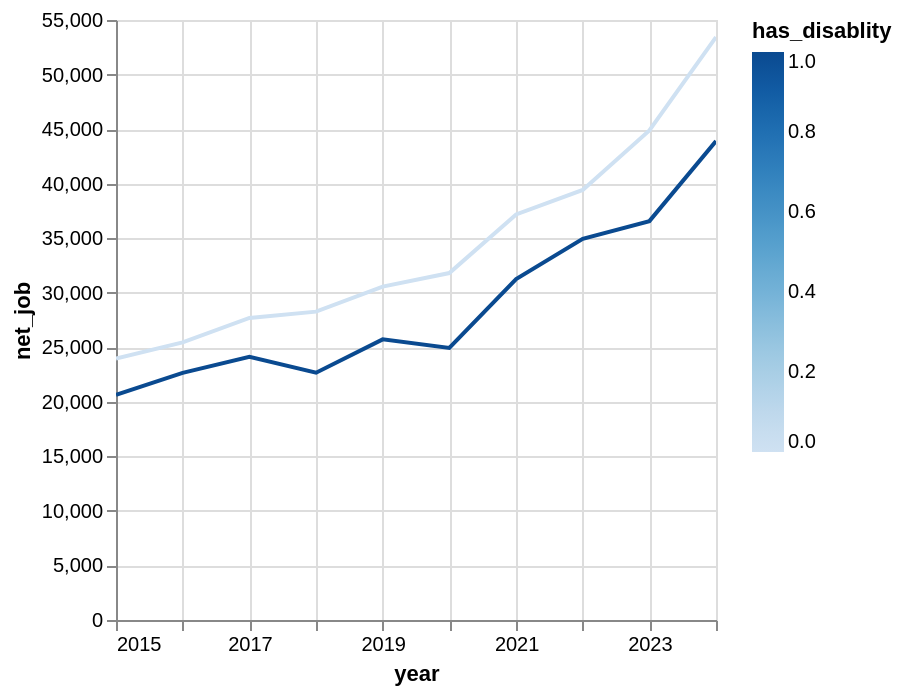

Notebook source saved alongside this figure:
### Code cell
(
    panel_common_2019_2020
        #.filter((pl.col('is_employed_no_disablity') == 1)|(pl.col('is_employed_has_disablity') == 1))
        .filter(pl.col('h7_2').is_in(['October', 'November', 'December']))
        .filter(pl.col('working_pop') == 1)
        .with_columns(pl.col('year').cast(pl.Int32).cast(pl.String).str.to_date("%Y"))
        .group_by(['year', 'has_disablity']).agg(pl.col('net_job').mean())
).plot.line(x='year', y='net_job', color='has_disablity')

### Figure 1 — Vega specification as saved in the notebook (floating-point values rounded to 4 significant figures)
{"$schema": "https://vega.github.io/schema/vega/v6.json", "data": [{"name": "param_1e9efca18e7a2868_store"}, {"name": "source_0", "values": [{"year": "2023-01-01T00:00:00.000", "has_disablity": 1, "net_job": 36560.0}, {"year": "2023-01-01T00:00:00.000", "has_disablity": 0, "net_job": 44880.0}, {"year": "2017-01-01T00:00:00.000", "has_disablity": 1, "net_job": 24130.0}, {"year": "2019-01-01T00:00:00.000", "has_disablity": 0, "net_job": 30560.0}, {"year": "2022-01-01T00:00:00.000", "has_disablity": 0, "net_job": 39420.0}, {"year": "2018-01-01T00:00:00.000", "has_disablity": 1, "net_job": 22670.0}, {"year": "2024-01-01T00:00:00.000", "has_disablity": 1, "net_job": 43910.0}, {"year": "2015-01-01T00:00:00.000", "has_disablity": 0, "net_job": 23980.0}, {"year": "2017-01-01T00:00:00.000", "has_disablity": 0, "net_job": 27690.0}, {"year": "2022-01-01T00:00:00.000", "has_disablity": 1, "net_job": 34940.0}, {"year": "2016-01-01T00:00:00.000", "has_disablity": 0, "net_job": 25450.0}, {"year": "2015-01-01T00:00:00.000", "has_disablity": 1, "net_job": 20650.0}, {"year": "2020-01-01T00:00:00.000", "has_disablity": 1, "net_job": 24940.0}, {"year": "2021-01-01T00:00:00.000", "has_disablity": 0, "net_job": 37180.0}, {"year": "2020-01-01T00:00:00.000", "has_disablity": 0, "net_job": 31800.0}, {"year": "2016-01-01T00:00:00.000", "has_disablity": 1, "net_job": 22650.0}, {"year": "2019-01-01T00:00:00.000", "has_disablity": 1, "net_job": 25720.0}, {"year": "2021-01-01T00:00:00.000", "has_disablity": 1, "net_job": 31250.0}, {"year": "2018-01-01T00:00:00.000", "has_disablity": 0, "net_job": 28260.0}, {"year": "2024-01-01T00:00:00.000", "has_disablity": 0, "net_job": 53430.0}], "transform": [{"type": "formula", "expr": "toDate(datum['year'])", "as": "year"}]}, {"name": "source_0_y_domain_net_job", "values": [{"min": 20650.0, "max": 53430.0}]}, {"name": "source_0_color_domain_has_disablity", "values": [{"min": 0, "max": 1}]}], "signals": [{"name": "unit", "value": {}, "on": [{"events": "pointermove", "update": "isTuple(group()) ? group() : unit"}]}, {"name": "param_1e9efca18e7a2868", "update": "vlSelectionResolve(\"param_1e9efca18e7a2868_store\", \"union\")"}, {"name": "param_1e9efca18e7a2868_year", "on": [{"events": [{"source": "view", "type": "dblclick"}], "update": "null"}, {"events": {"signal": "param_1e9efca18e7a2868_translate_delta"}, "update": "panLinear(param_1e9efca18e7a2868_translate_anchor.extent_x, -param_1e9efca18e7a2868_translate_delta.x / width)"}, {"events": {"signal": "param_1e9efca18e7a2868_zoom_delta"}, "update": "zoomLinear(domain(\"x\"), param_1e9efca18e7a2868_zoom_anchor.x, param_1e9efca18e7a2868_zoom_delta)"}]}, {"name": "param_1e9efca18e7a2868_net_job", "on": [{"events": [{"source": "view", "type": "dblclick"}], "update": "null"}, {"events": {"signal": "param_1e9efca18e7a2868_translate_delta"}, "update": "panLinear(param_1e9efca18e7a2868_translate_anchor.extent_y, param_1e9efca18e7a2868_translate_delta.y / height)"}, {"events": {"signal": "param_1e9efca18e7a2868_zoom_delta"}, "update": "zoomLinear(domain(\"y\"), param_1e9efca18e7a2868_zoom_anchor.y, param_1e9efca18e7a2868_zoom_delta)"}]}, {"name": "param_1e9efca18e7a2868_tuple", "on": [{"events": [{"signal": "param_1e9efca18e7a2868_year || param_1e9efca18e7a2868_net_job"}], "update": "param_1e9efca18e7a2868_year && param_1e9efca18e7a2868_net_job ? {unit: \"\", fields: param_1e9efca18e7a2868_tuple_fields, values: [param_1e9efca18e7a2868_year,param_1e9efca18e7a2868_net_job]} : null"}]}, {"name": "param_1e9efca18e7a2868_tuple_fields", "value": [{"field": "year", "channel": "x", "type": "R"}, {"field": "net_job", "channel": "y", "type": "R"}]}, {"name": "param_1e9efca18e7a2868_translate_anchor", "value": {}, "on": [{"events": [{"source": "scope", "type": "pointerdown"}], "update": "{x: x(unit), y: y(unit), extent_x: domain(\"x\"), extent_y: domain(\"y\")}"}]}, {"name": "param_1e9efca18e7a2868_translate_delta", "value": {}, "on": [{"events": [{"source": "window", "between": [{"source": "scope", "type": "pointerdown"}, {"source": "window", "type": "pointerup"}], "type": "pointermove", "consume": true}], "update": "{x: param_1e9efca18e7a2868_translate_anchor.x - x(unit), y: param_1e9efca18e7a2868_translate_anchor.y - y(unit)}"}]}, {"name": "param_1e9efca18e7a2868_zoom_anchor", "on": [{"events": [{"source": "scope", "type": "wheel", "consume": true}], "update": "{x: invert(\"x\", x(unit)), y: invert(\"y\", y(unit))}"}]}, {"name": "param_1e9efca18e7a2868_zoom_delta", "on": [{"events": [{"source": "scope", "type": "wheel", "consume": true}], "update": "pow(1.001, event.deltaY * pow(16, event.deltaMode))", "force": true}]}, {"name": "param_1e9efca18e7a2868_modify", "on": [{"events": {"signal": "param_1e9efca18e7a2868_tuple"}, "update": "modify(\"param_1e9efca18e7a2868_store\", param_1e9efca18e7a2868_tuple, true)"}]}], "marks": [{"type": "group", "name": "pathgroup", "from": {"facet": {"data": "source_0", "name": "faceted_path_main", "groupby": ["has_disablity"]}}, "encode": {"update": {"width": {"field": {"signal": null, "datum": null, "group": "width", "parent": null}}, "height": {"field": {"signal": null, "datum": null, "group": "height", "parent": null}}}}, "marks": [{"type": "line", "name": "marks", "from": {"data": "faceted_path_main"}, "sort": {"field": "x"}, "encode": {"update": {"defined": {"signal": "isValid(datum[\"year\"]) && isFinite(+datum[\"year\"]) && isValid(datum[\"net_job\"]) && isFinite(+datum[\"net_job\"]) && isValid(datum[\"has_disablity\"]) && isFinite(+datum[\"has_disablity\"])"}, "tooltip": {"signal": "{\"year\": timeFormat(datum[\"year\"], \"%b %d, %Y\"), \"net_job\": format(datum[\"net_job\"], \"\"), \"has_disablity\": format(datum[\"has_disablity\"], \"\")}"}, "y": {"field": "net_job", "scale": "y"}, "stroke": {"field": "has_disablity", "scale": "color"}, "x": {"field": "year", "scale": "x"}}}, "clip": true, "style": ["line"], "interactive": true}]}], "scales": [{"name": "x", "type": "time", "domain": {"data": "source_0", "field": "year"}, "range": [0, {"signal": "width"}], "domainRaw": {"signal": "param_1e9efca18e7a2868[\"year\"]"}}, {"name": "y", "type": "linear", "domain": [{"signal": "(data(\"source_0_y_domain_net_job\")[0] || {}).min"}, {"signal": "(data(\"source_0_y_domain_net_job\")[0] || {}).max"}], "range": [{"signal": "height"}, 0], "domainRaw": {"signal": "param_1e9efca18e7a2868[\"net_job\"]"}, "zero": true, "nice": true}, {"name": "color", "type": "linear", "domain": [{"signal": "(data(\"source_0_color_domain_has_disablity\")[0] || {}).min"}, {"signal": "(data(\"source_0_color_domain_has_disablity\")[0] || {}).max"}], "range": "ramp", "zero": false, "interpolate": "hcl"}], "axes": [{"scale": "x", "ticks": false, "orient": "bottom", "tickCount": {"signal": "ceil(width/40)"}, "minExtent": 0, "gridScale": "y", "labels": false, "aria": false, "grid": true, "domain": false, "maxExtent": 0, "zindex": 0}, {"scale": "y", "aria": false, "tickCount": {"signal": "ceil(height/40)"}, "grid": true, "domain": false, "orient": "left", "minExtent": 0, "maxExtent": 0, "ticks": false, "zindex": 0, "gridScale": "x", "labels": false}, {"scale": "x", "orient": "bottom", "grid": false, "labelOverlap": true, "tickCount": {"signal": "ceil(width/40)"}, "labelFlush": true, "zindex": 0, "title": "year"}, {"scale": "y", "title": "net_job", "labelOverlap": true, "zindex": 0, "orient": "left", "tickCount": {"signal": "ceil(height/40)"}, "grid": false}], "legends": [{"stroke": "color", "gradientLength": {"signal": "clamp(height, 64, 200)"}, "title": "has_disablity"}], "style": "cell", "padding": 5, "width": 300, "background": "white", "height": 300}
